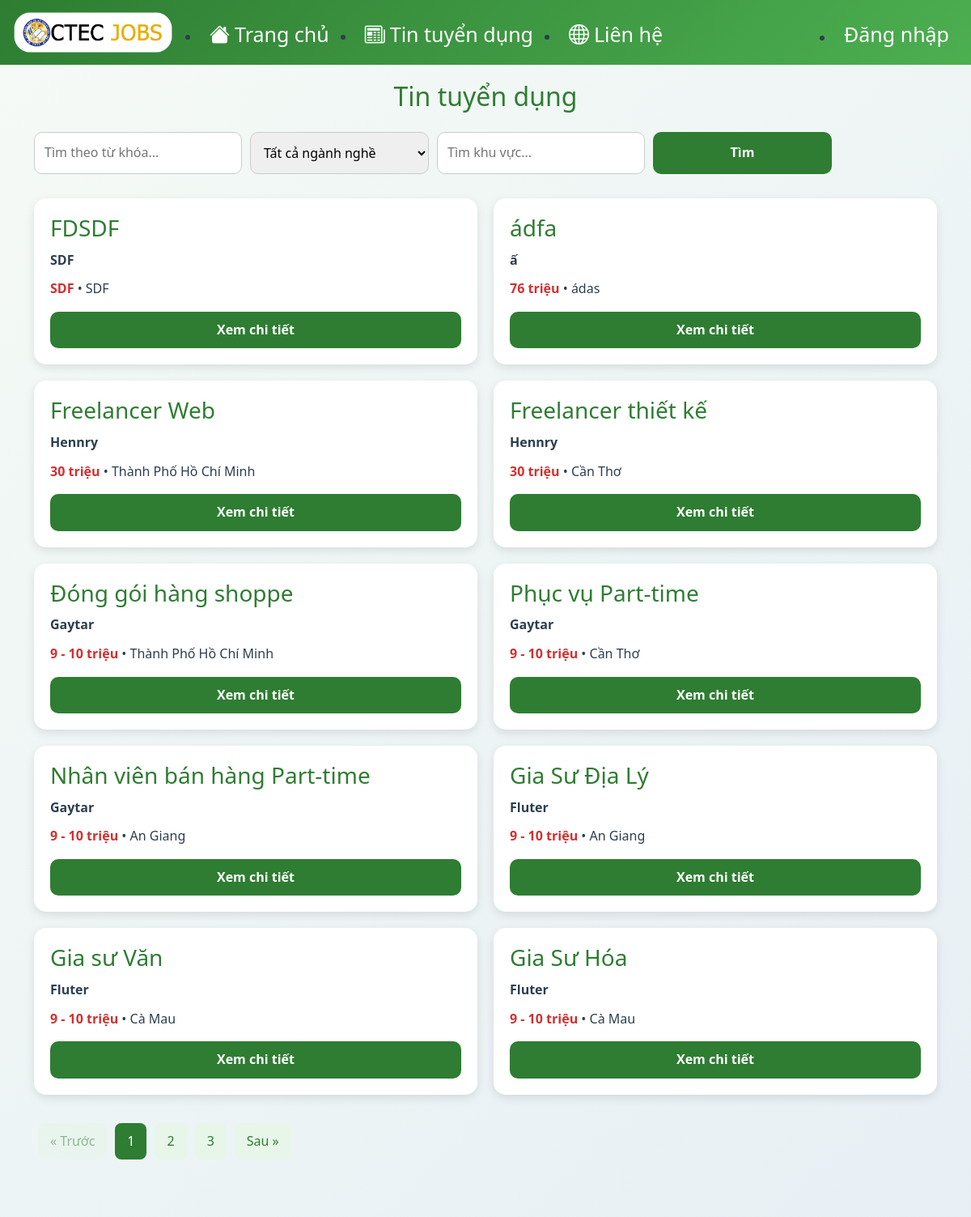
Before: /vl_danhsach.php (upper part) with the older database file.
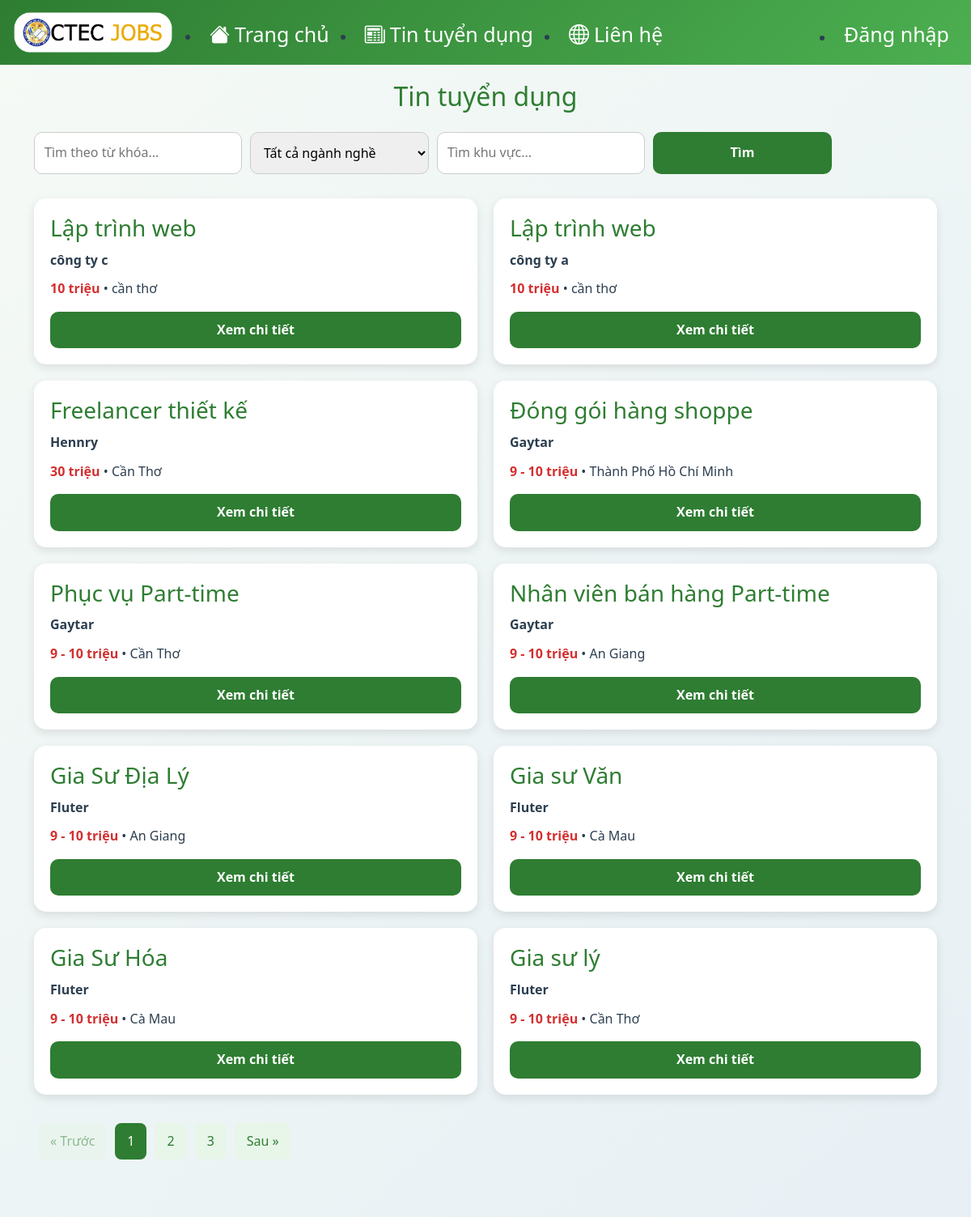
After: the same page with the newer database file.
### tables this page shows
CREATE TABLE `vieclam` (
  `id` int NOT NULL,
  `idnhatuyendung` int DEFAULT NULL,
  `tieude` varchar(200) DEFAULT NULL,
  `tencongty` varchar(150) DEFAULT NULL,
  `mucluong` varchar(50) DEFAULT NULL,
  `diadiem` varchar(100) DEFAULT NULL,
  `nganhnghe` varchar(100) DEFAULT NULL,
  `mota` text,
  `yeucau` text,
  `chitiet` varchar(255) DEFAULT NULL,
  `emaillienhe` varchar(100) DEFAULT NULL,
  `trangthai` enum('choxuly','daduyet','tuchoi') DEFAULT 'choxuly',
  `ngaydang` datetime DEFAULT CURRENT_TIMESTAMP
);

### vl_danhsach.php (the view, shortened to what this page needs)
<?php
include 'ketnoi.php';
$limit = 10;
$page  = isset($_GET['page']) ? (int)$_GET['page'] : 1;
$offset = ($page - 1) * $limit;
$tukhoa  = $_GET['tukhoa']  ?? '';
$diadiem = $_GET['diadiem'] ?? '';
$where = "WHERE vl.trangthai = 'daduyet'";
$count_sql = "SELECT COUNT(*) as total FROM vieclam vl JOIN nguoidung nd ON vl.idnhatuyendung = nd.id $where";
$count_result = mysqli_query($conn, $count_sql);
$total_row = mysqli_fetch_assoc($count_result)['total'];
$total_pages = ceil($total_row / $limit);
$sql = "SELECT vl.*, nd.hoten as company
        FROM vieclam vl
        JOIN nguoidung nd ON vl.idnhatuyendung = nd.id
        $where
        ORDER BY vl.ngaydang DESC
        LIMIT $limit OFFSET $offset";
$ketqua = mysqli_query($conn, $sql);
?>
<?php include 'include_header.php'; ?>
<div class="container">
    <h2 class="page-title">Tin tuyển dụng</h2>
    <form method="GET" class="search-form">
        <input type="text" name="tukhoa" placeholder="Tìm theo từ khóa..."
            value="<?php echo htmlspecialchars($tukhoa); ?>">
        <select name="nganh">
            <option value="">Tất cả ngành nghề</option>
        </select>
        <input type="text" name="diadiem" placeholder="Tìm khu vực..."
            value="<?php echo htmlspecialchars($diadiem); ?>">
        <button type="submit">Tìm</button>
    </form>
    <?php if (mysqli_num_rows($ketqua) > 0): ?>
        <div class="job-grid">
            <?php while ($vieclam = mysqli_fetch_assoc($ketqua)): ?>
                <div class="job-card">
                    <h3><?php echo htmlspecialchars($vieclam['tieude']); ?></h3>
                    <p class="company"><?php echo htmlspecialchars($vieclam['tencongty']); ?></p>
                    <p class="info">
                        <span class="salary"><?php echo htmlspecialchars($vieclam['mucluong']); ?></span>
                        • <?php echo htmlspecialchars($vieclam['diadiem']); ?>
                    </p>
                    <a href="vl_chitiet.php?id=<?php echo $vieclam['id']; ?>" class="btn-detail">
                        Xem chi tiết
                    </a>
                </div>
            <?php endwhile; ?>
        </div>
        <?php if ($total_pages > 1): ?>
        <div class="pagination">
            <a class="page-btn <?= $page<=1?'disabled':'' ?>"
               href="?<?= http_build_query(array_merge($_GET, ['page'=>$page-1])) ?>">
               « Trước
            </a>
            <?php
            $range = 2;
            $start = max(1, $page - $range);
            $end = min($total_pages, $page + $range);
            for ($i=$start; $i <= $end; $i++): ?>
                <a class="page-number <?= $i==$page?'active':'' ?>"
                   href="?<?= http_build_query(array_merge($_GET, ['page'=>$i])) ?>">
                   <?= $i ?>
                </a>
            <?php endfor; ?>
            <a class="page-btn <?= $page>=$total_pages?'disabled':'' ?>"
               href="?<?= http_build_query(array_merge($_GET, ['page'=>$page+1])) ?>">
               Sau »
            </a>
        </div>
        <?php endif; ?>
    <?php else: ?>
        <div class="empty">Không tìm thấy tin tuyển dụng nào.</div>
    <?php endif; ?>
</div>
<?php include 'include_footer.php'; ?>

### include_header.php (shortened to what this page needs)
<!DOCTYPE html>
<html lang="vi">
<head>
    <link href="https://cdn.jsdelivr.net/npm/bootstrap@5.3.0/dist/css/bootstrap.min.css" rel="stylesheet">
    <link rel="stylesheet" href="https://cdn.jsdelivr.net/npm/bootstrap-icons@1.11.3/font/bootstrap-icons.min.css">
    <link rel="stylesheet" href="style.css">
</head>
<body>
<?php
$avatar = "uploads/avatar/default.jpg";
?>
<header class="custom-navbar">
    <div class="nav-container">
        <a href="index.php" class="nav-logo">
            <img src="img/LOGO.png" alt="Logo">
        </a>
        <nav class="nav-menu" id="nav-menu">
            <ul class="nav-left">
                <li><a href="index.php"><i class="bi bi-house-fill"></i> Trang chủ</a></li>
                <li><a href="vl_danhsach.php"><i class="bi bi-newspaper"></i> Tin tuyển dụng</a></li>
                <li class="dropdown">
                    <a href="#"><i class="bi bi-globe"></i> Liên hệ</a>
                </li>
            </ul>
            <ul class="nav-right">
                <?php if (isset($_SESSION['id_nguoidung'])): ?>
                    <li class="dropdown">
                        <div class="user-info">
                            <a href="uploads_avatar.php">
                                <img src="<?php echo $avatar; ?>" class="nav-avatar">
                            </a>
                            <span class="username-toggle">
                                <?php echo $_SESSION['hoten']; ?>
                            </span>
                        </div>
                        <ul class="dropdown-menu">
                            <?php if ($_SESSION['vaitro'] == 'sinhvien'): ?>
                                <li><a href="sv_trangchu.php">Trang cá nhân</a></li>
                                <li><a href="sv_hoso.php">Xem hồ sơ</a></li>
                                 <li><a href="doimatkhau.php">Đổi mật khẩu</a></li>
                                <li><a href="dangxuat.php">Đăng xuất</a></li>
                            <?php elseif ($_SESSION['vaitro'] == 'nhatuyendung'): ?>
                                <li><a href="cty_trangchu.php">Trang chủ</a></li>
                                <li><a href="cty_dangtuyen.php">Đăng tin</a></li>
                                <li><a href="ntd_hoso.php">Cập nhật thông tin công ty</a></li>
                                 <li><a href="doimatkhau.php">Đổi mật khẩu</a></li>
                                <li><a href="dangxuat.php">Đăng xuất</a></li>
                            <?php elseif ($_SESSION['vaitro'] == 'quantrivien'): ?>
                                <li><a href="ad_trangchu.php">Quản trị</a></li>
                                <li><a href="doimatkhau.php">Đổi mật khẩu</a></li>
                                <li><a href="dangxuat.php">Đăng xuất</a></li>
                            <?php endif; ?>
                        </ul>
                    </li>
                <?php else: ?>
                    <li><a href="login.php" class="btn-login">Đăng nhập</a></li>
                <?php endif; ?>
            </ul>
        </nav>
    </div>
</header>

### include_footer.php (shortened to what this page needs)
</body>
</html>

### style.css (style rules this page uses)
* { box-sizing: border-box; }
body { font-family: 'Segoe UI', Tahoma, Geneva, Verdana, sans-serif; background: linear-gradient(135deg, #f5faf5 0%, #e4edf5 100%); min-height: 100vh; color: #2c3e50; line-height: 1.6; }

### vl_danhsach.php (style rules this page uses)
.container { max-width: 1200px; margin: auto; padding: 20px; }
.page-title { text-align: center; font-size: 32px; color: #2e7d32; margin-bottom: 25px; }
.search-form { display: grid; grid-template-columns: repeat(4, 1fr) 120px; gap: 10px; margin-bottom: 30px; }
.search-form input, .search-form select { padding: 12px; border-radius: 10px; border: 1px solid #ccc; }
.search-form button { background: #2e7d32; color: white; border: none; border-radius: 10px; font-weight: bold; cursor: pointer; }
.job-grid { display: grid; grid-template-columns: repeat(2, 1fr); gap: 20px; }
.job-card { background: white; padding: 20px; border-radius: 15px; box-shadow: 0 4px 12px rgba(0,0,0,0.1); transition: 0.3s; }
.job-card h3 { color: #2e7d32; margin-bottom: 10px; }
.company { font-weight: bold; margin-bottom: 10px; }
.info { margin-bottom: 15px; }
.salary { color: #d32f2f; font-weight: bold; }
.btn-detail { display: block; text-align: center; font-weight: bold; background: #2e7d32; color: white; padding: 10px; border-radius: 10px; text-decoration: none; }
.pagination { margin-top: 30px; text-align: center; }
.page-number, .page-btn { display: inline-block; margin: 5px; padding: 10px 15px; border-radius: 8px; text-decoration: none; background: #e8f5e9; color: #2e7d32; }
.page-number.active { background: #2e7d32; color: white; }
.page-btn.disabled { pointer-events: none; opacity: 0.5; }

### include_header.php (style rules this page uses)
.custom-navbar { background: linear-gradient(135deg, #2e7d32, #4caf50); position: sticky; top: 0; z-index: 1000; }
.nav-container { max-width: 1320px; margin: auto; padding: 0 15px; display: flex; align-items: center; justify-content: space-between; height: 80px; }
.nav-logo img { width: 200px; }
.nav-menu { display: flex; justify-content: space-between; width: 100%; padding-top: 20px; }
.nav-left, .nav-right { display: flex; align-items: center; gap: 20px; }
.nav-menu a { color: #fff; font-size: 25px; font-weight: 500; padding: 8px 12px; border-radius: 8px; display: flex; align-items: center; gap: 6px; transition: 0.3s; text-decoration: none; }
.btn-login { color: #fff !important; border-radius: 20px; padding: 8px 18px; font-weight: bold; }
.dropdown { position: relative; }

Changed rows visible on the page:
removed vieclam: tieude "FDSDF", tencongty "SDF", mucluong "SDF", diadiem "SDF"
removed vieclam: tieude "ádfa", tencongty "ấ", mucluong "76 triệu", diadiem "ádas"
removed vieclam: tieude "Freelancer Web", tencongty "Hennry", mucluong "30 triệu", diadiem "Thành Phố Hồ Chí Minh"
added vieclam: tieude "Lập trình web", tencongty "công ty c", mucluong "10 triệu", diadiem "cần thơ"
added vieclam: tieude "Lập trình web", tencongty "công ty a", mucluong "10 triệu", diadiem "cần thơ"
now on this page (row unchanged): vieclam: tieude "Gia sư lý", tencongty "Fluter", mucluong "9 - 10 triệu", diadiem "Cần Thơ"
